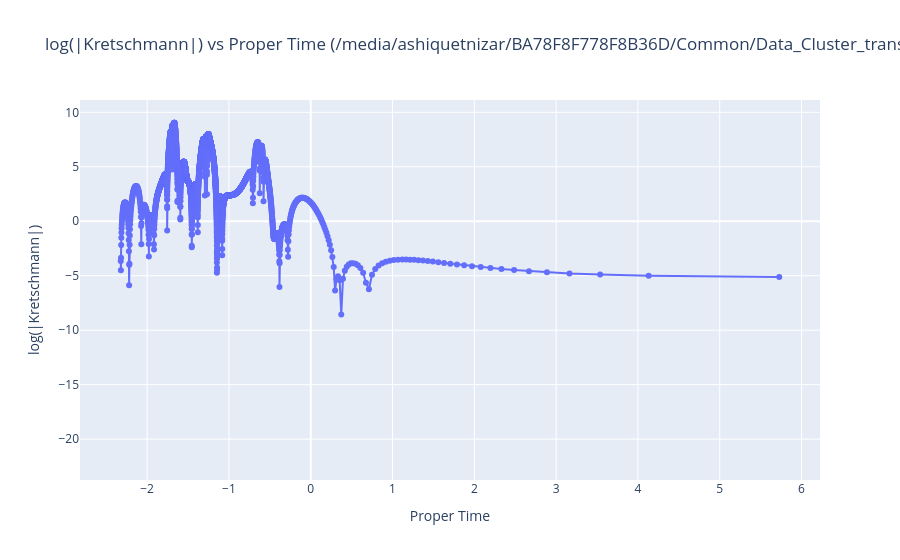

The cell this chart's notebook holds for it:
### Code cell
import numpy as np
import plotly.graph_objects as go

# ===== Load data from file =====
filename = "/media/ashiquetnizar/BA78F8F778F8B36D/Common/Data_Cluster_transfer/A4.107_4.107/brill_twist_zsymmetric_4.107_4.107_200_100_2d/output_0d/origin/ana.alpha.prop.t"   # <-- put your file name here
data = np.loadtxt(filename)

# ===== Extract columns =====
proper_time = data[:, 0]
kretschmann = data[:, 1]

# ===== Compute log(abs(K)) =====
log_k = np.log(np.abs(kretschmann) + 1e-15)  # avoid log(0)


# ===== Plot =====
fig = go.Figure()
slow_time= -np.log(10.2-proper_time)
fig.add_trace(go.Scatter(
    x=slow_time,
    y=log_k,
    mode='lines+markers',
    name='log|Kretschmann|'
))

fig.update_layout(
    title=f"log(|Kretschmann|) vs Proper Time ({filename})",
    xaxis_title="Proper Time",
    yaxis_title="log(|Kretschmann|)",
)

fig.show()

### Figure 1 — Plotly figure (JSON) as saved in the notebook; plotly's stock layout.template omitted (floating-point values rounded to 4 significant figures; data arrays with more than 128 entries replaced by an {"elided": "..."} marker saying what was removed)
{"data": [{"mode": "lines+markers", "name": "log|Kretschmann|", "type": "scatter", "x": {"elided": "5678 float values"}, "y": {"elided": "5678 float values"}}], "layout": {"title": {"text": "log(|Kretschmann|) vs Proper Time (/media/ashiquetnizar/BA78F8F778F8B36D/Common/Data_Cluster_transfer/A4.107_4.107/brill_twist_zsymmetric_4.107_4.107_200_100_2d/output_0d/origin/ana.alpha.prop.t)"}, "xaxis": {"title": {"text": "Proper Time"}}, "yaxis": {"title": {"text": "log(|Kretschmann|)"}}}}
